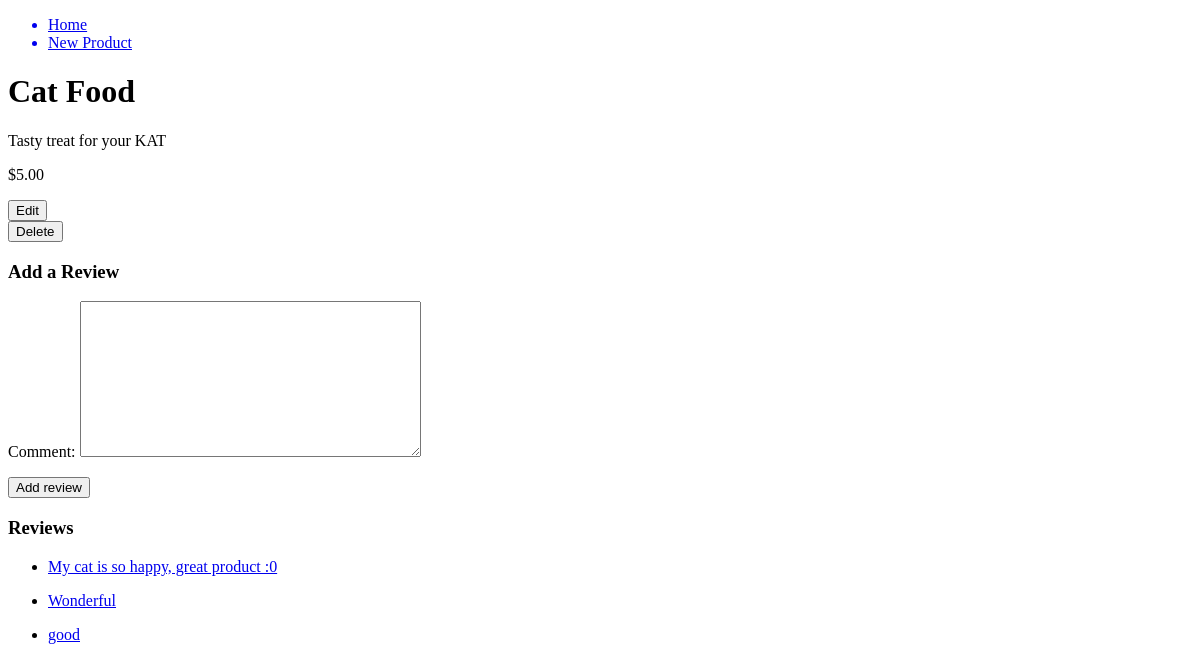
The page /products/1 on the database as committed earlier.
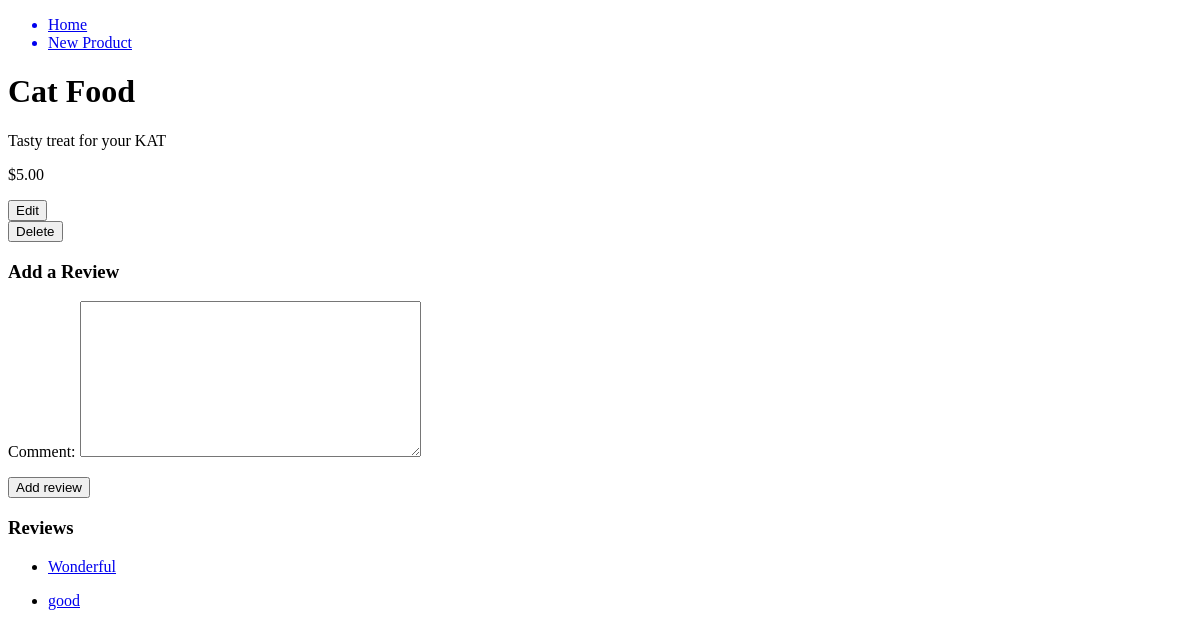
The same page on the database as committed later.
### rainforest/models.py (models this page shows)
class Review(models.Model):
    comment = models.TextField(max_length=256)
    product = models.ForeignKey(Product, on_delete=models.CASCADE, related_name="reviews")
    def __str__(self):
        return self.comment

### rainforest/views.py (the view)
# urls.py: path('products/<int:product_id>', show_product, name="show_product"),
def show_product(request, product_id):
    return render(request, 'product.html', {
        'product': Product.objects.get(pk=product_id),
        'form': ReviewForm()
    })

### rainforest/forms.py
class ReviewForm(ModelForm):
    class Meta:
        model = Review
        fields = ['comment']

### rainforest/models.py (called while the page is built)
    def price_in_dollars(self):
        dollars = self.price / 100
        return "${:.2f}".format(dollars)

### rainforest/templates/product.html (shortened to what this page needs)
{% extends 'base.html' %}
{% block content %}
  <h1>{{product.name}}</h1>
  <p>{{product.description}}</p>
  <p>{{product.price_in_dollars}}</p>
  <form action="{% url 'edit_view' product_id=product.id %}" method="post">
  <input type="submit" name="edit_button" value="Edit">
  </form>
  <form action="{% url 'delete_product' product_id=product.id %}" method="post">
  <input type="submit" name="delete_button" value="Delete">
  </form>
  <h3>Add a Review</h3>
  <form action="{% url 'create_review' product_id=product.id %}" method="POST">
    {{form.as_p}}
    <input type="submit" value="Add review">
  </form>
  <h3>Reviews</h3>
  <ul>
    {% for review in product.reviews.all %}
      <li>
        <a href="{% url 'edit_review' review_id=review.id %}">
          <p>{{review}}</p>
        </a>
      </li>
    {% endfor %}
  </ul>
{% endblock %}

Rows that differ between the two databases and show on the page:
removed Review: comment "My cat is so happy, great product :0"
